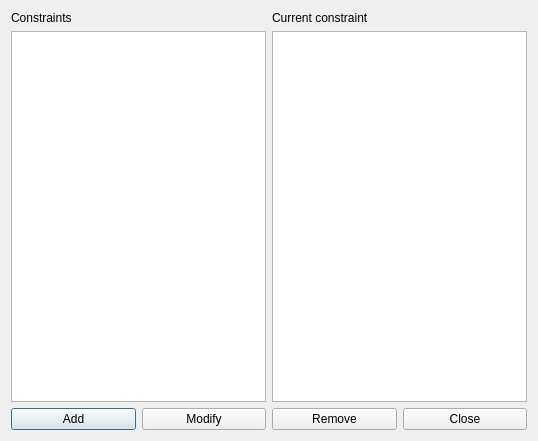
<?xml version="1.0" encoding="UTF-8"?>
<ui version="4.0">
 <class>ConstraintTeachersMinAfternoonsPerWeekForm_template</class>
 <widget class="QDialog" name="ConstraintTeachersMinAfternoonsPerWeekForm_template">
  <property name="geometry">
   <rect>
    <x>0</x>
    <y>0</y>
    <width>538</width>
    <height>441</height>
   </rect>
  </property>
  <property name="windowTitle">
   <string extracomment="This is the title of the dialog in which you see the list of all constraints of this type">Constraints teachers min afternoons per week</string>
  </property>
  <layout class="QGridLayout" name="gridLayout">
   <item row="1" column="0" colspan="2">
    <layout class="QHBoxLayout" name="horizontalLayout">
     <item>
      <widget class="QPushButton" name="addConstraintPushButton">
       <property name="text">
        <string>Add</string>
       </property>
      </widget>
     </item>
     <item>
      <widget class="QPushButton" name="modifyConstraintPushButton">
       <property name="text">
        <string>Modify</string>
       </property>
      </widget>
     </item>
     <item>
      <widget class="QPushButton" name="removeConstraintPushButton">
       <property name="text">
        <string>Remove</string>
       </property>
      </widget>
     </item>
     <item>
      <widget class="QPushButton" name="closePushButton">
       <property name="text">
        <string>Close</string>
       </property>
      </widget>
     </item>
    </layout>
   </item>
   <item row="0" column="1">
    <layout class="QVBoxLayout" name="verticalLayout_2">
     <item>
      <widget class="QLabel" name="currentConstraintTextLabel">
       <property name="text">
        <string>Current constraint</string>
       </property>
       <property name="wordWrap">
        <bool>false</bool>
       </property>
      </widget>
     </item>
     <item>
      <widget class="QPlainTextEdit" name="currentConstraintTextEdit"/>
     </item>
    </layout>
   </item>
   <item row="0" column="0">
    <layout class="QVBoxLayout" name="verticalLayout">
     <item>
      <widget class="QLabel" name="constraintsTextLabel">
       <property name="frameShape">
        <enum>QFrame::NoFrame</enum>
       </property>
       <property name="frameShadow">
        <enum>QFrame::Plain</enum>
       </property>
       <property name="text">
        <string>Constraints</string>
       </property>
       <property name="wordWrap">
        <bool>false</bool>
       </property>
      </widget>
     </item>
     <item>
      <widget class="QListWidget" name="constraintsListWidget"/>
     </item>
    </layout>
   </item>
  </layout>
 </widget>
 <layoutdefault spacing="6" margin="11"/>
 <resources/>
 <connections/>
</ui>
